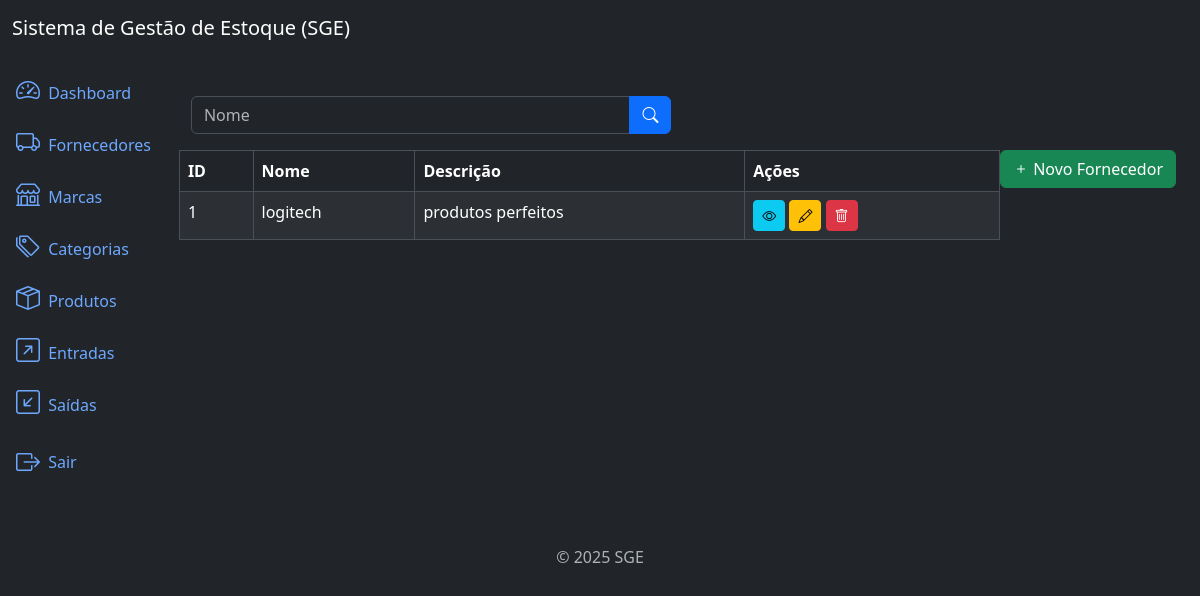
The page /suppliers/list/ (signed in) on the database as committed earlier.
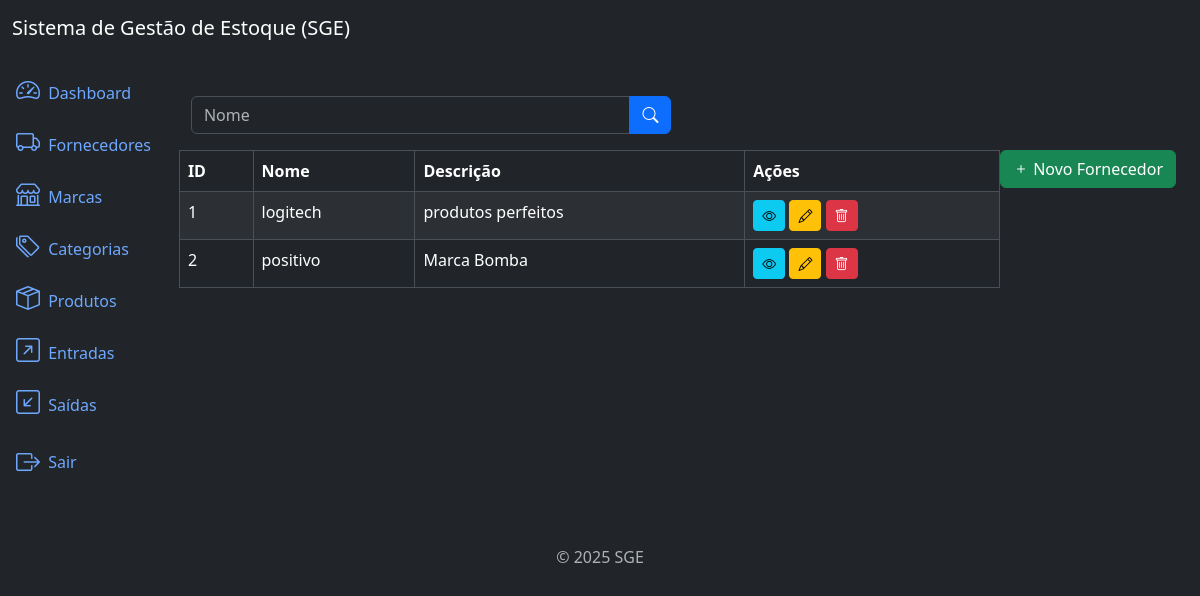
The same page on the database as committed later.
### suppliers/models.py (models this page shows, shortened)
class Supplier(models.Model):
    name = models.CharField(max_length=500)
    description = models.TextField(null=True, blank=True)
    created_at = models.DateTimeField(auto_now_add=True)
    updated_at =  models.DateTimeField(auto_now=True)
    class Meta:
        ordering = ['name']

### suppliers/views.py (the view)
# urls.py: path('suppliers/list/', views.SupplierListView.as_view(), name='supplier_list'),
class SupplierListView(LoginRequiredMixin, PermissionRequiredMixin,ListView):
    model = models.Supplier
    template_name = 'supplier_list.html'
    context_object_name = 'suppliers'
    paginate_by = 9
    permission_required = 'suppliers.view_supplier'
    def get_queryset(self):
        queryset = super().get_queryset()
        name = self.request.GET.get('name')
        if name:
            queryset = queryset.filter(name__icontains=name)
        return queryset

### suppliers/templates/supplier_list.html (shortened to what this page needs)
{% extends 'base.html' %}
{% block content %}
<div class="row mb-3">
    <div class="col-md-6">
            <form method="get" action="{% url 'supplier_list' %}">
             <div class="input-group">
                    <input type="text" class="form-control" name="name" placeholder="Nome" value="{{ request.GET.name }}">
                    <button type="submit" class="btn btn-primary">
                        <i class="bi bi-search"></i>
                    </button>
                </div>
            </form>
        </div>
    </div>
    {% if perms.suppliers.view_supplier %}
        <div class="col -md-6">
            <a href="{% url 'supplier_create' %}" class="btn btn-success float-end">
                 <i class="bi bi-plus"></i> Novo Fornecedor
            </a>
        </div>
    {% endif %}
</div>
<div class="table-responsive">
    <table class="table table-striped table-bordered">
        <thead class="thead-dark">
            <tr>
                <th>ID</th>
                <th>Nome</th>
                <th>Descrição</th>
                <th> Ações </th>
            </tr>
        </thead>
        <tbody>
            {% for supplier in suppliers %}
            <tr>
                <td>{{ supplier.id }}</td>
                <td>{{ supplier.name }}</td>
                <td>{{ supplier.description }}</td>
                <td>
                    {% if perms.suppliers.view_supplier %}
                        <a href="{%url "supplier_detail" supplier.id %}" class="btn btn-info btn-sm">
                            <i class="bi bi-eye"></i>
                        </a>
                    {% endif %}
                    {% if perms.suppliers.change_supplier %}
                        <a href="{%url "supplier_update" supplier.id %}" class="btn btn-warning btn-sm">
                            <i class="bi bi-pencil"></i>
                        </a>
                    {% endif %}
                    {% if perms.suppliers.delete_supplier %}
                        <a href="{%url "supplier_delete" supplier.id %}" class="btn btn-danger btn-sm">
                            <i class="bi bi-trash"></i>
                        </a>
                    {% endif %}
                </td>
            </tr>
            {% endfor %}
        </tbody>
    </table>
</div>
{% endblock %}

Rows that differ between the two databases and show on the page:
added Supplier: id "2", name "positivo", description "Marca Bomba"
